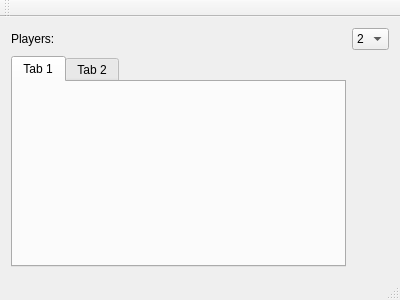
<?xml version="1.0" encoding="UTF-8"?>
<ui version="4.0">
 <class>MainWindow</class>
 <widget class="QMainWindow" name="MainWindow">
  <property name="geometry">
   <rect>
    <x>0</x>
    <y>0</y>
    <width>400</width>
    <height>300</height>
   </rect>
  </property>
  <property name="windowTitle">
   <string>MainWindow</string>
  </property>
  <widget class="QWidget" name="centralWidget">
   <layout class="QGridLayout" name="gridLayout">
    <item row="0" column="0">
     <widget class="QLabel" name="label">
      <property name="text">
       <string>Players:</string>
      </property>
     </widget>
    </item>
    <item row="0" column="1">
     <widget class="QComboBox" name="comboBox">
      <item>
       <property name="text">
        <string>2</string>
       </property>
      </item>
      <item>
       <property name="text">
        <string>3</string>
       </property>
      </item>
      <item>
       <property name="text">
        <string>4</string>
       </property>
      </item>
      <item>
       <property name="text">
        <string>5</string>
       </property>
      </item>
      <item>
       <property name="text">
        <string>6</string>
       </property>
      </item>
      <item>
       <property name="text">
        <string/>
       </property>
      </item>
     </widget>
    </item>
    <item row="1" column="0">
     <widget class="QTabWidget" name="tabWidget">
      <property name="currentIndex">
       <number>0</number>
      </property>
      <widget class="QWidget" name="tab">
       <attribute name="title">
        <string>Tab 1</string>
       </attribute>
      </widget>
      <widget class="QWidget" name="tab_2">
       <attribute name="title">
        <string>Tab 2</string>
       </attribute>
      </widget>
     </widget>
    </item>
   </layout>
  </widget>
  <widget class="QMenuBar" name="menuBar">
   <property name="geometry">
    <rect>
     <x>0</x>
     <y>0</y>
     <width>400</width>
     <height>25</height>
    </rect>
   </property>
  </widget>
  <widget class="QToolBar" name="mainToolBar">
   <attribute name="toolBarArea">
    <enum>TopToolBarArea</enum>
   </attribute>
   <attribute name="toolBarBreak">
    <bool>false</bool>
   </attribute>
  </widget>
  <widget class="QStatusBar" name="statusBar"/>
 </widget>
 <layoutdefault spacing="6" margin="11"/>
 <resources/>
 <connections/>
</ui>
